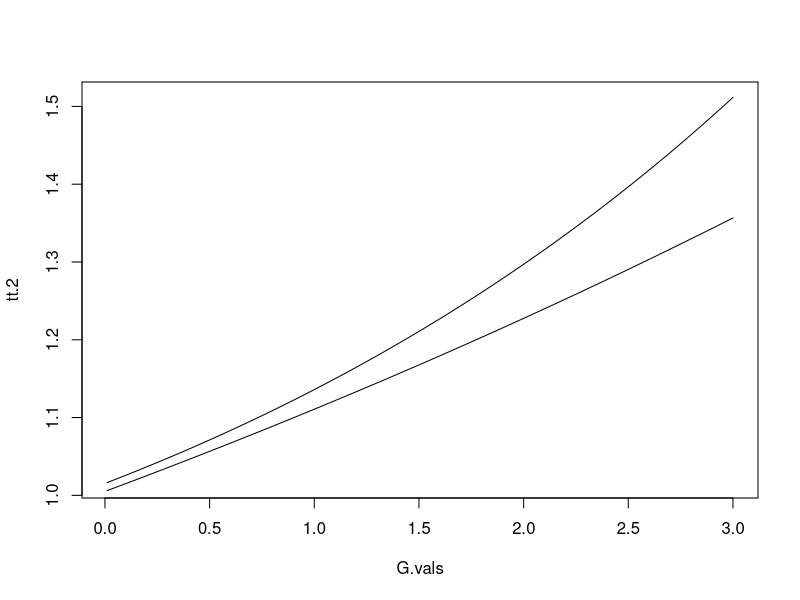

R code for this plot: (Note: this script raises an error after producing the figure.)
d.sel.1 <- function(G, s, V){
    return(exp(s*G) * exp(s^2*V/2))
}

d.sel.2 <- function(G, s, k, V){
    p1 <- exp((2*G*(G*k+s)+s^2*V) / (2-4*k*V))
    return(sqrt(1-2*k*V)^(-1)*p1)
}

G.vals <- seq(.01, 3, by=.01)
tt.1 <- unlist(lapply(G.vals, d.sel.1, s=.1, V=1))
tt.2 <- unlist(lapply(G.vals, d.sel.2, s=.1, V=1, k=0.01))
plot(G.vals, tt.2, type="l")
points(G.vals, tt.1, type="l")

m.1 <- function(Z, s, k, V){
    A <- (2*G*k + s) / (1 - 2*k*V)
    B <- (2*k) / (1 - 2*k*V)
    wg <- d.sel.2(Z, s, k, V)
    result <- wg
    return(result)
}

m.2 <- function(Z, s, k, V, M3){
    A <- (2*G*k + s) / (1 - 2*k*V)
    B <- (2*k) / (1 - 2*k*V)
    wg <- d.sel.2(Z, s, k, V)
    result <- wg * (1 + (V/2)*(B + A^2))
    return(result)
}

m.3 <- function(Z, s, k, V, M3){
    A <- (2*G*k + s) / (1 - 2*k*V)
    B <- (2*k) / (1 - 2*k*V)
    wg <- d.sel.2(Z, s, k, V)
    result <- wg * (1 + (V/2)*(B + A^2) + (M3/6) * (3*A*B + A^3))
    return(result)
}

m.4 <- function(Z, s, k, V, M3, M4){
    A <- (2*G*k + s) / (1 - 2*k*V)
    B <- (2*k) / (1 - 2*k*V)
    wg <- d.sel.2(Z, s, k, V)
    result <- wg * (1 + (V/2)*(B + A^2) + (M3/6)*(3*A*B + A^3) + 
                        (M4/24)*(3*B^2 + 6*A^2*B + A^4))
    return(result)
}

m.1(1, .3, .02, 1)
m.2(1, .3, .02, 1)
m.3(1, .3, .02, 1, 0)
m.4(1, .3, .02, 1, 0, 3)


L1 <- function(Z, s, k, V, M3, M4){
    A <- (2*G*k + s) / (1 - 2*k*V)
    B <- (2*k) / (1 - 2*k*V)
    D <- (1 + (V/2)*(B + A^2) + (M3/6)*(3*A*B + A^3) + 
              (M4/24)*(3*B^2 + 6*A*B + A^4))
    result <- A + (V/2)*(3*A*B + A^3) + (M3/6)*(3*B^2 + 6*A^2*B + A^4) +
        (M4/24)*(15*B^2*A + 10*A^3*B + A^5)
    return(result/D)
}

L2 <- function(Z, s, k, V, M3, M4){
    A <- (2*G*k + s) / (1 - 2*k*V)
    B <- (2*k) / (1 - 2*k*V)
    D <- (1 + (V/2)*(B + A^2) + (M3/6)*(3*A*B + A^3) + 
              (M4/24)*(3*B^2 + 6*A*B + A^4))
    result <- B + A^2
    return(result/(2*D))
}

L3 <- function(Z, s, k, V, M3, M4){
    A <- (2*G*k + s) / (1 - 2*k*V)
    B <- (2*k) / (1 - 2*k*V)
    D <- (1 + (V/2)*(B + A^2) + (M3/6)*(3*A*B + A^3) + 
              (M4/24)*(3*B^2 + 6*A*B + A^4))
    result <- 3*A*B + A^3
    return(result/(6*D))
}

L4 <- function(Z, s, k, V, M3, M4){
    A <- (2*G*k + s) / (1 - 2*k*V)
    B <- (2*k) / (1 - 2*k*V)
    D <- (1 + (V/2)*(B + A^2) + (M3/6)*(3*A*B + A^3) + 
              (M4/24)*(3*B^2 + 6*A*B + A^4))
    result <- 3*B^2 + 6*A^2*B + A^4
    return(result/(24*D))
}

s <- .1; k <- .1

L1(1, s, k, 1, 0, 0)
l.1 <- L1(1, s, k, 1, 0, 3)

L2(1, s, k, 1, 0, 0)
l.2 <- L2(1, s, k, 1, 0, 3)

L3(1, s, k, 1, 0, 0)
l.3 <- L3(1, s, k, 1, 0, 4)

L4(1, s, k, 1, 0, 0)
l.4 <- L4(1, s, k, 1, 0, 3)

plot(c(l.1,l.2,l.3,l.4), log="y")
